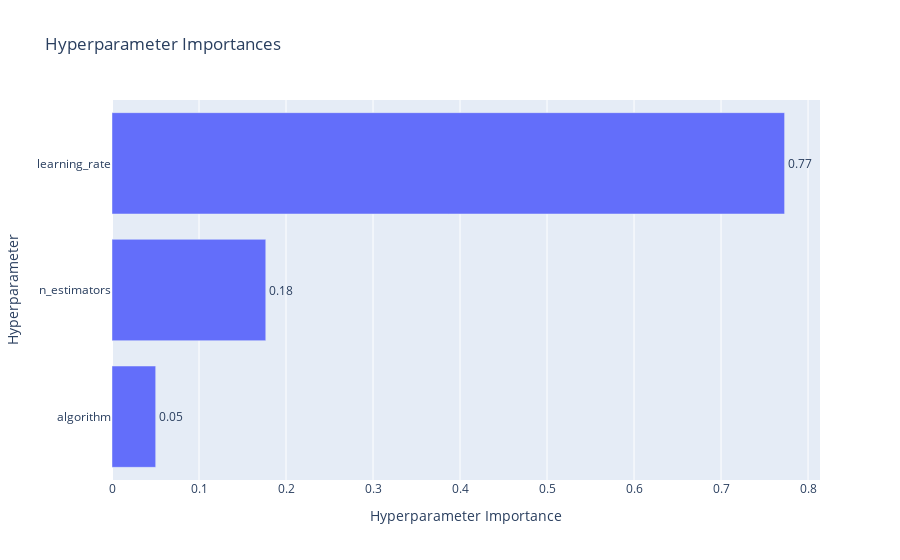

The notebook cell saved with this chart:
### Code cell
optuna.visualization.plot_param_importances(study)

### Figure 1 — Plotly figure (JSON) as saved in the notebook; plotly's stock layout.template omitted (floating-point values rounded to 4 significant figures)
{"data": [{"cliponaxis": false, "hovertemplate": ["algorithm (CategoricalDistribution): 0.05021937369859182<extra></extra>", "n_estimators (IntDistribution): 0.17673128954653736<extra></extra>", "learning_rate (FloatDistribution): 0.7730493367548708<extra></extra>"], "name": "Objective Value", "orientation": "h", "text": ["0.05", "0.18", "0.77"], "textposition": "outside", "type": "bar", "x": [0.05022, 0.1767, 0.773], "y": ["algorithm", "n_estimators", "learning_rate"]}], "layout": {"title": {"text": "Hyperparameter Importances"}, "xaxis": {"title": {"text": "Hyperparameter Importance"}}, "yaxis": {"title": {"text": "Hyperparameter"}}}}
